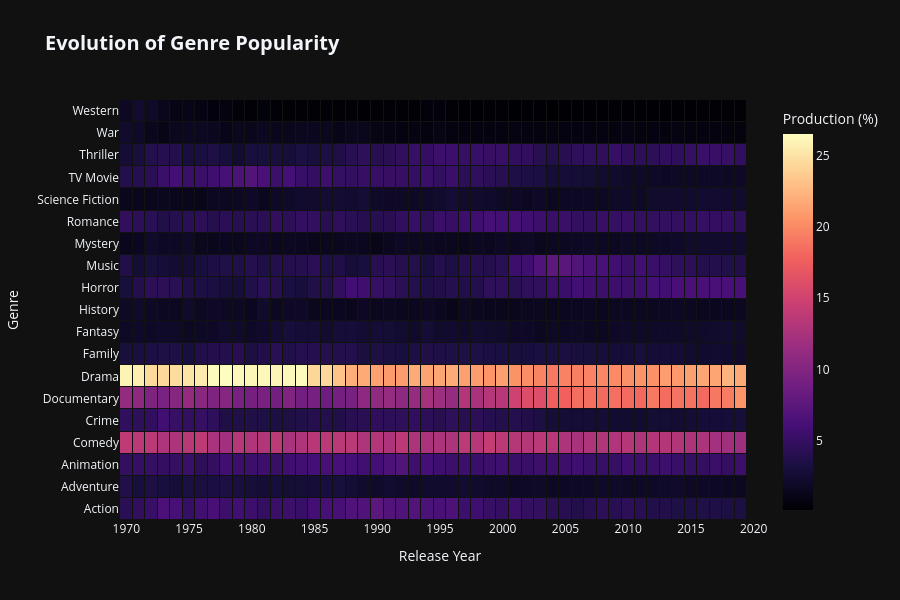

The cell this chart's notebook holds for it:
### Code cell
# Use the clean matrices created above
data_color = heatmap_pct
data_real = heatmap_count

# Hover
hover_text_matrix = []
for genre in data_color.index:
    row = []
    for year in data_color.columns:
        pct = data_color.loc[genre, year]
        count = data_real.loc[genre, year]

        # Tooltip content
        txt = (f"<b>{genre}</b> ({int(year)})<br>"
               f"Production (%): <b>{pct:.1f}%</b><br>"
               f"Total Movies: {int(count)}")
        row.append(txt)
    hover_text_matrix.append(row)

# Create Heatmap
fig = go.Figure(data=go.Heatmap(
    z=data_color.values,
    x=data_color.columns,
    y=data_color.index,

    hovertext=hover_text_matrix,
    hovertemplate="%{hovertext}<extra></extra>",

    colorscale='Magma',
    xgap=1,
    ygap=1,
    colorbar=dict(title="Production (%)")
))

fig.update_layout(
    title={
        'text': "<b>Evolution of Genre Popularity</b>",
        'font': dict(size=20)
    },
    xaxis_title="Release Year",
    yaxis_title="Genre",
    template="plotly_dark",
    height=600,

    # Axis formatting
    xaxis=dict(
        showgrid=False,
        dtick=5, # Show a label every 5 years
        tickmode='linear',
        range=[1969.5, 2020.5]
    ),
    yaxis=dict(showgrid=False)
)

fig.show()

### Figure 1 — Plotly figure (JSON) as saved in the notebook; plotly's stock layout.template omitted (floating-point values rounded to 4 significant figures; data arrays with more than 128 entries replaced by an {"elided": "..."} marker saying what was removed)
{"data": [{"colorbar": {"title": {"text": "Production (%)"}}, "colorscale": [[0.0, "#000004"], [0.1111, "#180f3d"], [0.2222, "#440f76"], [0.3333, "#721f81"], [0.4444, "#9e2f7f"], [0.5556, "#cd4071"], [0.6667, "#f1605d"], [0.7778, "#fd9668"], [0.8889, "#feca8d"], [1.0, "#fcfdbf"]], "hovertemplate": "%{hovertext}<extra></extra>", "hovertext": {"elided": "19x50 str values"}, "x": [1970.0, 1971.0, 1972.0, 1973.0, 1974.0, 1975.0, 1976.0, 1977.0, 1978.0, 1979.0, 1980.0, 1981.0, 1982.0, 1983.0, 1984.0, 1985.0, 1986.0, 1987.0, 1988.0, 1989.0, 1990.0, 1991.0, 1992.0, 1993.0, 1994.0, 1995.0, 1996.0, 1997.0, 1998.0, 1999.0, 2000.0, 2001.0, 2002.0, 2003.0, 2004.0, 2005.0, 2006.0, 2007.0, 2008.0, 2009.0, 2010.0, 2011.0, 2012.0, 2013.0, 2014.0, 2015.0, 2016.0, 2017.0, 2018.0, 2019.0], "xgap": 1, "y": ["Action", "Adventure", "Animation", "Comedy", "Crime", "Documentary", "Drama", "Family", "Fantasy", "History", "Horror", "Music", "Mystery", "Romance", "Science Fiction", "TV Movie", "Thriller", "War", "Western"], "ygap": 1, "z": {"elided": "19x50 float values"}, "type": "heatmap"}], "layout": {"title": {"font": {"size": 20}, "text": "<b>Evolution of Genre Popularity</b>"}, "xaxis": {"title": {"text": "Release Year"}, "showgrid": false, "dtick": 5, "tickmode": "linear", "range": [1970.0, 2020.0]}, "yaxis": {"title": {"text": "Genre"}, "showgrid": false}, "height": 600}}
